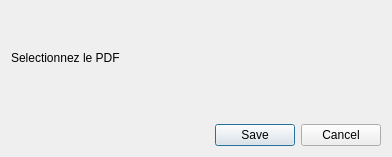
<?xml version="1.0" encoding="UTF-8"?>
<ui version="4.0">
 <class>DialogAddPDF</class>
 <widget class="QDialog" name="DialogAddPDF">
  <property name="geometry">
   <rect>
    <x>0</x>
    <y>0</y>
    <width>392</width>
    <height>157</height>
   </rect>
  </property>
  <property name="windowTitle">
   <string notr="true">Ajout PDF</string>
  </property>
  <layout class="QVBoxLayout" name="verticalLayout">
   <item>
    <layout class="QFormLayout" name="formLayout">
     <property name="topMargin">
      <number>40</number>
     </property>
     <item row="0" column="0">
      <widget class="QLabel" name="label_select_pdf">
       <property name="text">
        <string>Selectionnez le PDF</string>
       </property>
      </widget>
     </item>
     <item row="0" column="1">
      <widget class="QgsFileWidget" name="select_pdf_action">
       <property name="enabled">
        <bool>true</bool>
       </property>
       <property name="autoFillBackground">
        <bool>false</bool>
       </property>
      </widget>
     </item>
    </layout>
   </item>
   <item>
    <widget class="QDialogButtonBox" name="button_add_pdf">
     <property name="orientation">
      <enum>Qt::Horizontal</enum>
     </property>
     <property name="standardButtons">
      <set>QDialogButtonBox::Cancel|QDialogButtonBox::Save</set>
     </property>
    </widget>
   </item>
  </layout>
 </widget>
 <customwidgets>
  <customwidget>
   <class>QgsFileWidget</class>
   <extends>QWidget</extends>
   <header>qgsfilewidget.h</header>
  </customwidget>
 </customwidgets>
 <tabstops>
  <tabstop>button_add_pdf</tabstop>
 </tabstops>
 <resources/>
 <connections/>
</ui>
